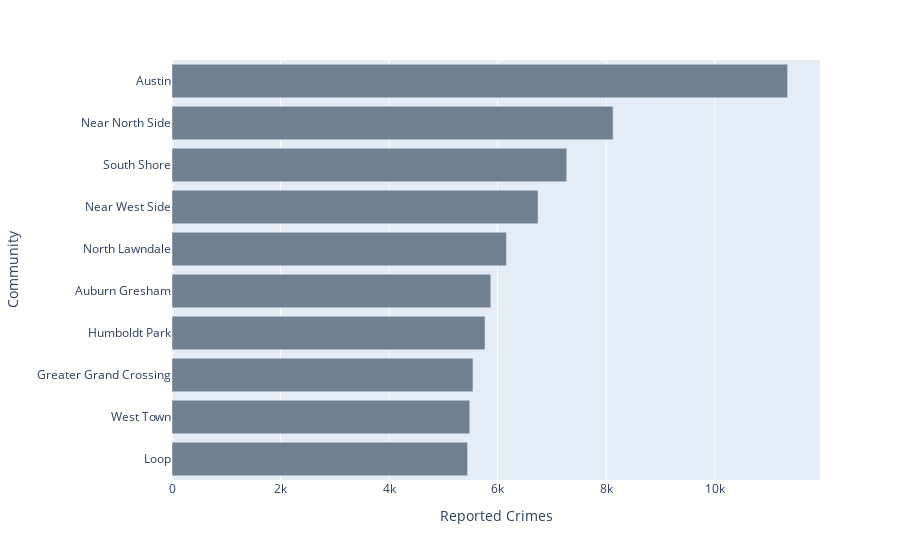

Notebook cell for this chart:
### Code cell
df = crimes[['Type', 'Community']].groupby(['Community'])['Type'].count().reset_index(name='Reported Crimes').sort_values('Reported Crimes', ascending=False).head(10)
fig = px.bar(df, y = 'Community', x = 'Reported Crimes', orientation='h')
fig.update_traces(marker_color='slategrey')
fig.update_layout(yaxis={'categoryorder':'total ascending'})
fig.show()

### Figure 1 — Plotly figure (JSON) as saved in the notebook; plotly's stock layout.template omitted (floating-point values rounded to 4 significant figures)
{"data": [{"alignmentgroup": "True", "hovertemplate": "Reported Crimes=%{x}<br>Community=%{y}<extra></extra>", "legendgroup": "", "marker": {"color": "slategrey", "pattern": {"shape": ""}}, "name": "", "offsetgroup": "", "orientation": "h", "showlegend": false, "textposition": "auto", "type": "bar", "x": [11341, 8126, 7272, 6743, 6161, 5873, 5767, 5545, 5486, 5446], "xaxis": "x", "y": ["Austin", "Near North Side", "South Shore", "Near West Side", "North Lawndale", "Auburn Gresham", "Humboldt Park", "Greater Grand Crossing", "West Town", "Loop"], "yaxis": "y"}], "layout": {"barmode": "relative", "legend": {"tracegroupgap": 0}, "margin": {"t": 60}, "xaxis": {"anchor": "y", "domain": [0, 1], "title": {"text": "Reported Crimes"}}, "yaxis": {"anchor": "x", "categoryorder": "total ascending", "domain": [0, 1], "title": {"text": "Community"}}}}
